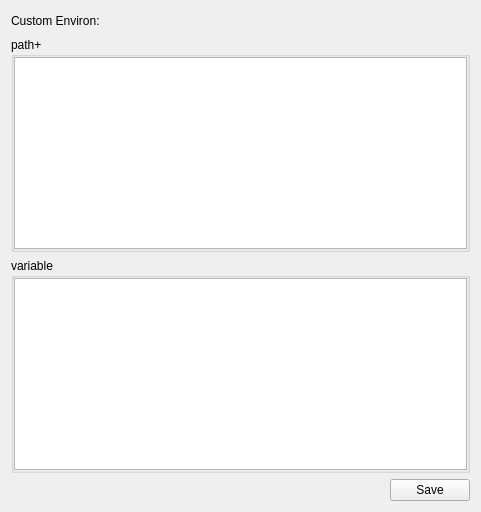
      <widget class="QWidget" name="pageCustom">
       <layout class="QVBoxLayout" name="verticalLayout_5">
        <item>
         <widget class="QWidget" name="widget_13" native="true">
          <layout class="QHBoxLayout" name="horizontalLayout_20">
           <property name="leftMargin">
            <number>0</number>
           </property>
           <property name="topMargin">
            <number>0</number>
           </property>
           <property name="rightMargin">
            <number>0</number>
           </property>
           <property name="bottomMargin">
            <number>0</number>
           </property>
           <item>
            <widget class="QLabel" name="label_3">
             <property name="text">
              <string>Custom Environ:</string>
             </property>
            </widget>
           </item>
           <item>
            <spacer name="horizontalSpacer_10">
             <property name="orientation">
              <enum>Qt::Horizontal</enum>
             </property>
             <property name="sizeHint" stdset="0">
              <size>
               <width>40</width>
               <height>20</height>
              </size>
             </property>
            </spacer>
           </item>
          </layout>
         </widget>
        </item>
        <item>
         <widget class="QGroupBox" name="groupBox_8">
          <property name="title">
           <string>path+</string>
          </property>
          <layout class="QHBoxLayout" name="horizontalLayout_16">
           <property name="leftMargin">
            <number>0</number>
           </property>
           <property name="topMargin">
            <number>0</number>
           </property>
           <property name="rightMargin">
            <number>0</number>
           </property>
           <property name="bottomMargin">
            <number>0</number>
           </property>
           <item>
            <widget class="QTextEdit" name="textEditCustomPath"/>
           </item>
          </layout>
         </widget>
        </item>
        <item>
         <widget class="QGroupBox" name="groupBox_9">
          <property name="title">
           <string>variable</string>
          </property>
          <layout class="QHBoxLayout" name="horizontalLayout_17">
           <property name="leftMargin">
            <number>0</number>
           </property>
           <property name="topMargin">
            <number>0</number>
           </property>
           <property name="rightMargin">
            <number>0</number>
           </property>
           <property name="bottomMargin">
            <number>0</number>
           </property>
           <item>
            <widget class="QTextEdit" name="textEditCustomEnv"/>
           </item>
          </layout>
         </widget>
        </item>
        <item>
         <widget class="QWidget" name="widget_5" native="true">
          <layout class="QHBoxLayout" name="horizontalLayout_5">
           <property name="leftMargin">
            <number>0</number>
           </property>
           <property name="topMargin">
            <number>0</number>
           </property>
           <property name="rightMargin">
            <number>0</number>
           </property>
           <property name="bottomMargin">
            <number>0</number>
           </property>
           <item>
            <spacer name="horizontalSpacer_4">
             <property name="orientation">
              <enum>Qt::Horizontal</enum>
             </property>
             <property name="sizeHint" stdset="0">
              <size>
               <width>379</width>
               <height>20</height>
              </size>
             </property>
            </spacer>
           </item>
           <item>
            <widget class="QPushButton" name="btnSaveCustom">
             <property name="text">
              <string>Save</string>
             </property>
            </widget>
           </item>
          </layout>
         </widget>
        </item>
       </layout>
      </widget>
